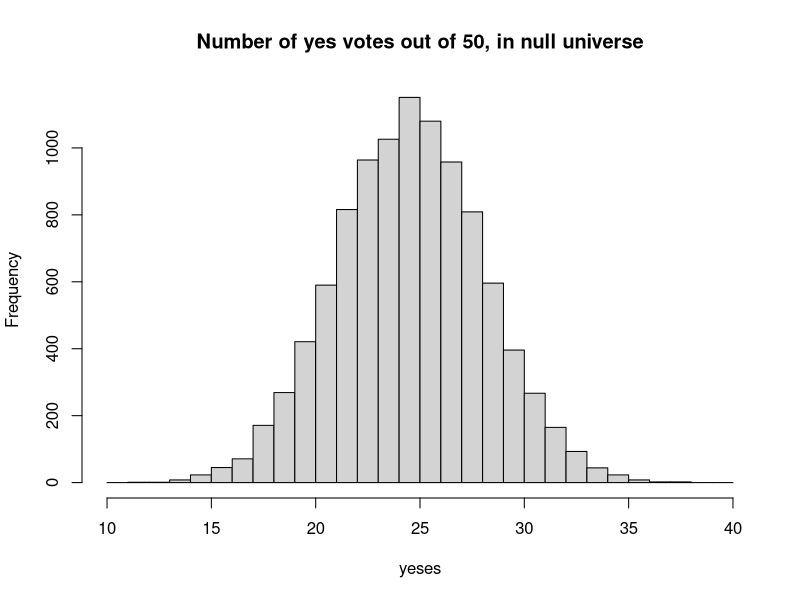

Write R code to recreate this figure.
## ---- chunk 1
# We will do 10,000 iterations.
n <- 10000

# Make an array of integers to store the "Yes" counts.
yeses <- numeric(n)

for (i in 1:n) {
    answers <- sample(c('No', 'Yes'), size=50, replace=TRUE)
    yeses[i] <- sum(answers == 'Yes')
}

# Produce a histogram of the trial results.
# Use integer bins for histogram, from 10 through 40.
hist(yeses, breaks=10:40,
     main='Number of yes votes out of 50, in null universe')
## ---- chunk 2
k <- sum(yeses >= 30)
kk <- k / n
message('Proportion >= 30: ', round(kk, 2))
